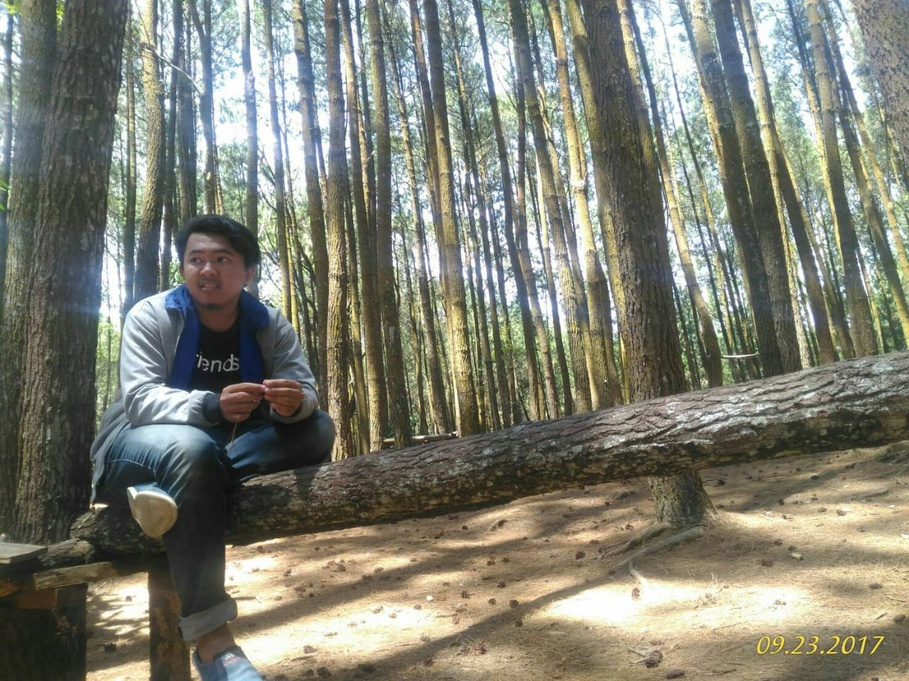
%> input picture pcd/foto/faul.jpg, 909 x 681 px, shrunk from 1280 x 960 before the run
$ octave TransformasiLogaritmik.m   (GNU Octave 9; MATLAB toolbox functions it lacks are replaced by stand-ins)
%> lines starting %> are read from the running program, lines starting %| are printed output that depends on the picture
faul = imread('foto\faul.jpg');
%> faul is the input picture: size 681x909x3 uint8; mean R, G, B 126.4, 127.3, 114.4
rio = imread('foto\rio.jpeg');
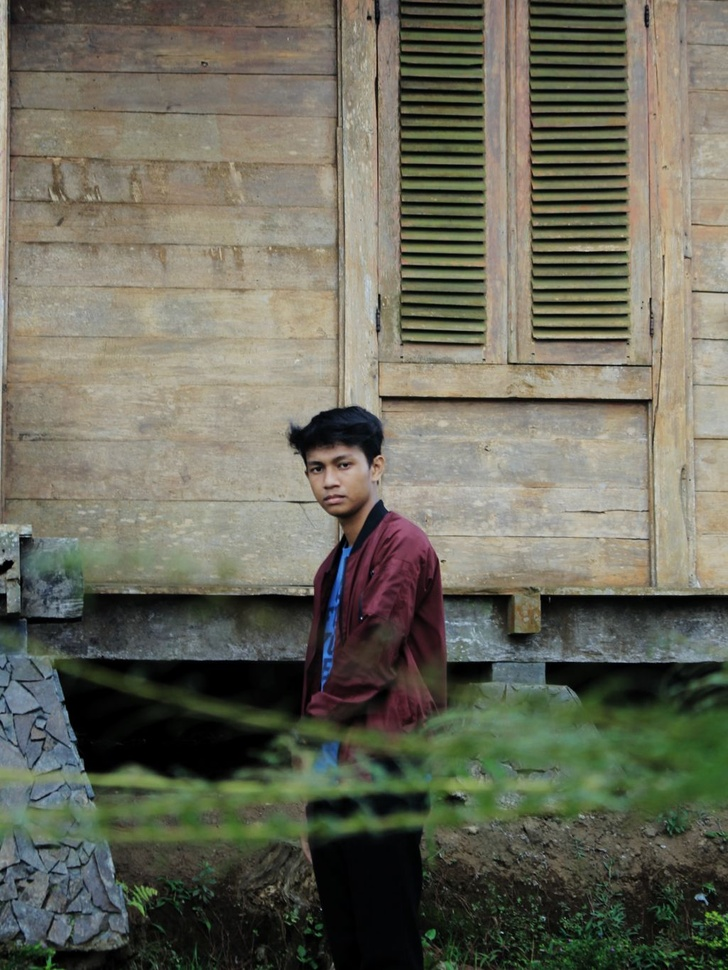
%> input picture pcd/foto/rio.jpeg, 728 x 970 px, shrunk from 1025 x 1366 before the run
%> rio is the input picture: size 970x728x3 uint8; mean R, G, B 104.9, 104.4, 90

fauldobel=im2double(faul);
riodobel=im2double(rio);

faullog=3*log(1+fauldobel);
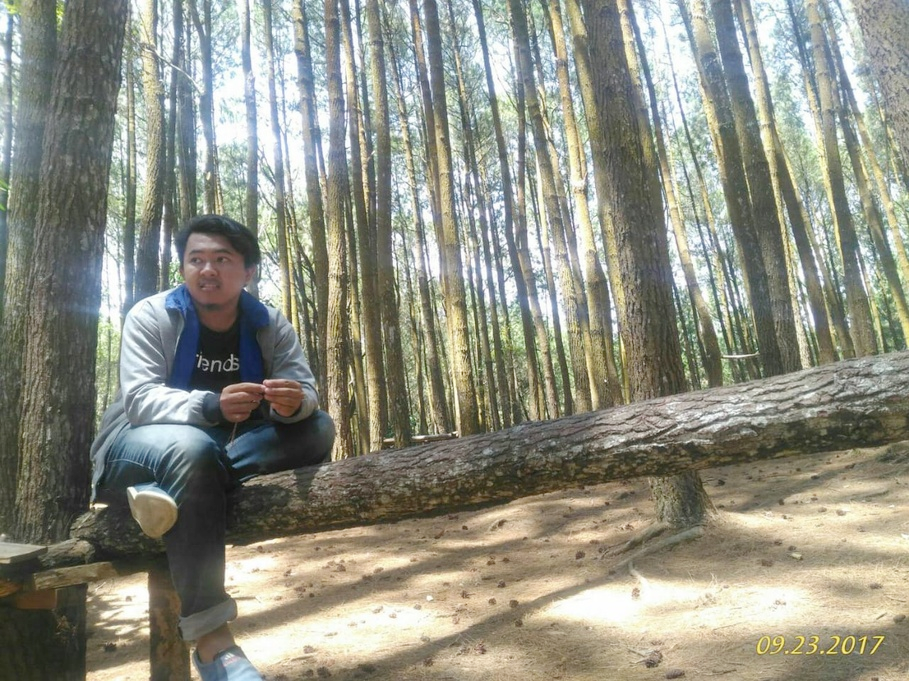
%> faullog: size 681x909x3 double; mean R, G, B 1.17, 1.18, 1.07; drawn with min black and max white
riolog=0.75*log(1+riodobel);
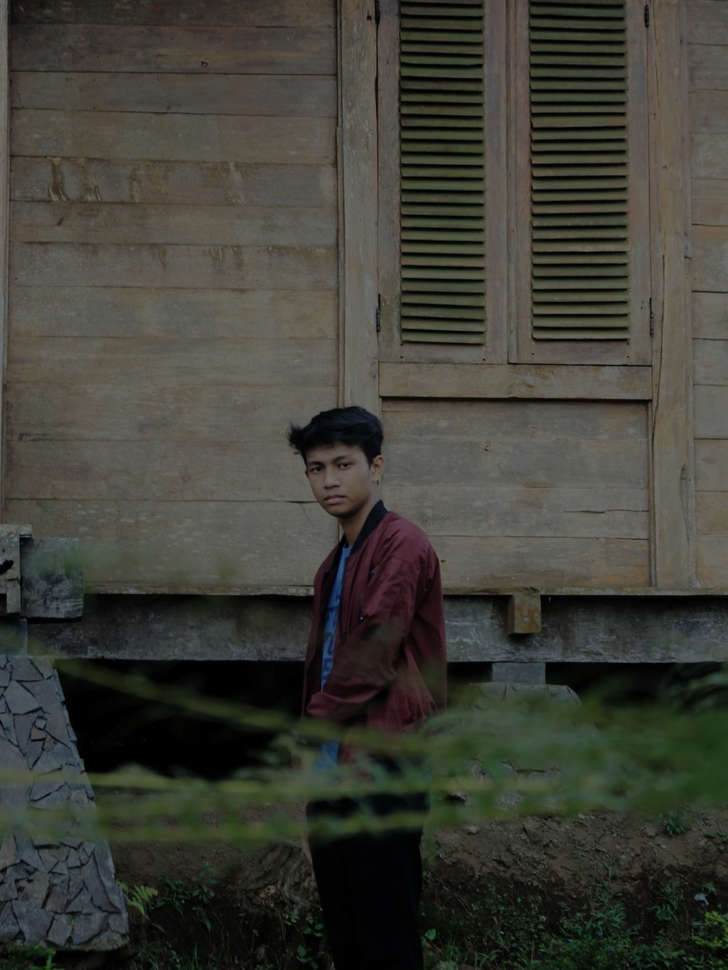
%> riolog: size 970x728x3 double; mean R, G, B 0.248, 0.248, 0.218

subplot(2,2,1),imshow(rio),title('Citra asli Rio');
subplot(2,2,2),imshow(riolog),title('Citra asli 0,75*log Rio');

subplot(2,2,3),imshow(faul),title('Citra asli Faul');
subplot(2,2,4),imshow(faullog),title('Citra asli 3*log faul');
%> after `imshow(faullog)`:
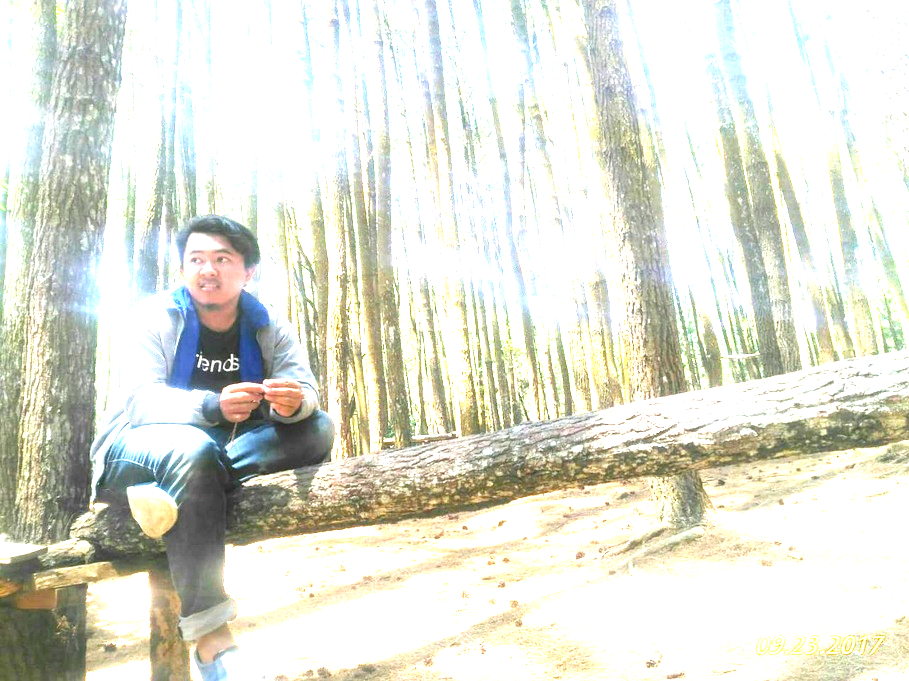
%> displayed picture: size 681x909x3, on the screen's scale of 0 to 255; mean R, G, B 223.2, 224.5, 212.7
